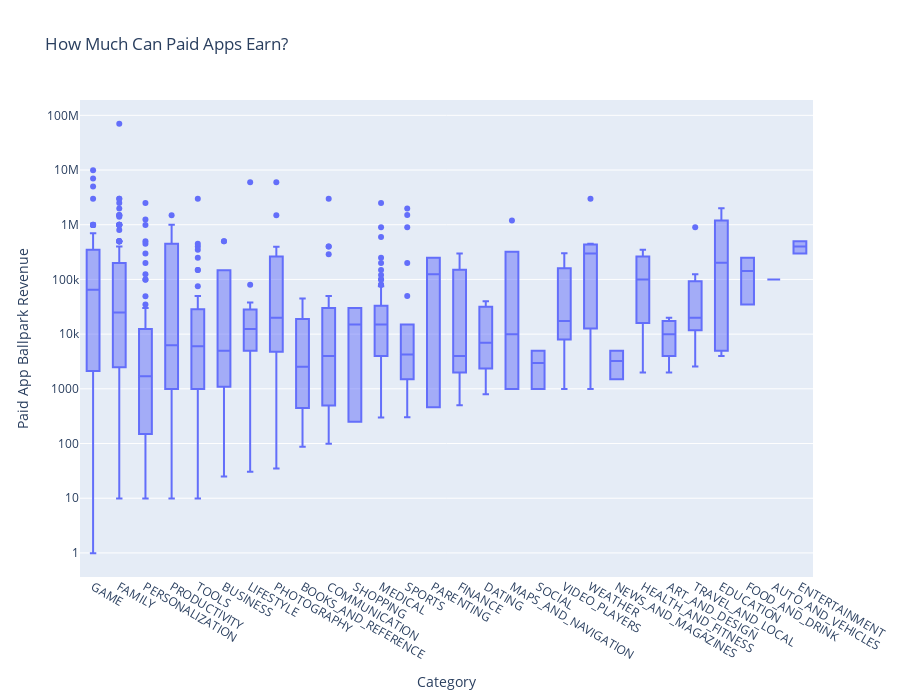

Write notebook code for a chart like this one.
### Markdown cell above
# Plotly Box Plots: Revenue by App Category

**Challenge**: See if you can generate the chart below: 

<img src=https://imgur.com/v4CiNqX.png>

Looking at the hover text, how much does the median app earn in the Tools category? If developing an Android app costs $30,000 or thereabouts, does the average photography app recoup its development costs?

Hint: I've used 'min ascending' to sort the categories.

### Code cell
df_paid_apps = df_apps_clean[df_apps_clean['Type'] == 'Paid']

box = px.box(df_paid_apps, 
                x='Category', 
                y='Revenue_Estimate',
                title='How Much Can Paid Apps Earn?',
                height=700)
    
box.update_layout(xaxis_title='Category',
                    yaxis_title='Paid App Ballpark Revenue',
                    xaxis={'categoryorder':'min ascending'},
                    yaxis=dict(type='log'))
    
    
box.show()

### Figure 1 — Plotly figure (JSON) as saved in the notebook; plotly's stock layout.template omitted (floating-point values rounded to 4 significant figures; data arrays with more than 128 entries replaced by an {"elided": "..."} marker saying what was removed)
{"data": [{"alignmentgroup": "True", "hovertemplate": "Category=%{x}<br>Revenue_Estimate=%{y}<extra></extra>", "legendgroup": "", "marker": {"color": "#636efa"}, "name": "", "notched": false, "offsetgroup": "", "orientation": "v", "showlegend": false, "type": "box", "x": {"elided": "589 str values"}, "x0": " ", "xaxis": "x", "y": {"elided": "589 float values"}, "y0": " ", "yaxis": "y"}], "layout": {"boxmode": "group", "height": 700, "legend": {"tracegroupgap": 0}, "title": {"text": "How Much Can Paid Apps Earn?"}, "xaxis": {"anchor": "y", "categoryorder": "min ascending", "domain": [0, 1], "title": {"text": "Category"}}, "yaxis": {"anchor": "x", "domain": [0, 1], "title": {"text": "Paid App Ballpark Revenue"}, "type": "log"}}}
